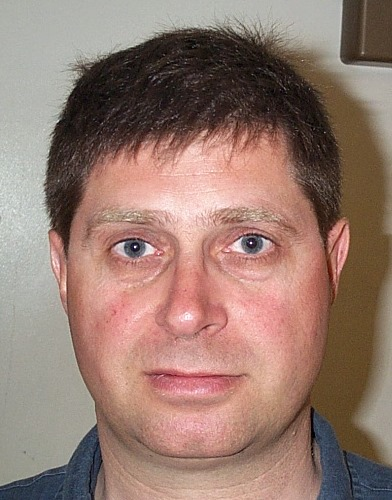
%> input picture DB1 - original/db1_01.jpg, 392 x 500 px
$ octave --eval "result = PrepareFace(imread('DB1 - original/db1_01.jpg'));"   (GNU Octave 9; MATLAB toolbox functions it lacks are replaced by stand-ins)
%> lines starting %> are read from the running program, lines starting %| are printed output that depends on the picture; in (x1, y1, x2, y2) boxes, pixels count from 0 and x2, y2 are one past the last pixel; in counts of white or black regions, pixels touching at a corner belong together; the program's own positions count from 1
### EyeMapC.m
function map = EyeMapC(YCbCr)

    Cb = im2double(YCbCr(:, :, 2));
    Cr = im2double(YCbCr(:, :, 3));

    map = 1/3 * ((Cb.^2) + (1-Cr) + (Cb./(Cr+1)));

end

### EyeMapL.m
function map = EyeMapL(YCbCr)

    Y = im2double(YCbCr(:, :, 1));

    SE = strel('disk', 6);
    dilation = imdilate(Y, SE);
    erosion = imerode(Y, SE);
    map = dilation ./ (erosion + 1);

end

### NormalizeMap.m
function [normalizedMap] = NormalizeMap(map)
    normalizedMap = map ./ max(max(map));
end

### getFaceMask.m
function [maskWithoutHoles] = getFaceMask(YCbCr, threshold)
    shadows = 255 - ((YCbCr(:, :, 3) + YCbCr(:, :, 2)));
    chromaMerged = 1/2 * ((255 - YCbCr(:, :, 3)) + YCbCr(:, :, 2));
    mask = 255 - (chromaMerged + shadows);

    mask(mask < threshold) = 0;
    mask(mask >= threshold) = 255;

    maskWithoutHoles = im2double(imfill(mask, 'holes'));
end

### FindEyes.m
function bestPoint = FindEyes(eyeMap)
    pixelated = imresize(eyeMap, 0.25);

    BW = DynamicBinarize(pixelated, 10);
    BW = imresize(BW, size(eyeMap));

    B = bwboundaries(BW, 8);
    coord = [];

    if length(B) < 2
        bestPoint = -1;
        return;
    end

    for n = 1:length(B)
        x = mean(B{n}(:, 1));
        y = mean(B{n}(:, 2));

        coord = [coord; round([x y])];
    end

    points = [];

    for i = 1:length(coord)
        for j = (i+1):length(coord)
            delta = abs(coord(i, :) - coord(j, :));
            euclDist = sqrt(delta(1)^2 + delta(2)^2);

            point.p1 = coord(i, :);
            point.p2 = coord(j, :);
            point.delta = delta;
            point.eucl = euclDist;

            points = [points point];
        end
    end

    bestPoint = 0;

    for i = 1:length(points)
        if i == 1
            bestPoint = points(i);
        elseif bestPoint.delta(1) > points(i).delta(1) && points(i).eucl > 100
            bestPoint = points(i);
        end
    end
end

### DynamicBinarize.m
function BW = DynamicBinarize(im, sumThres)
    thres = 0;
    stepSize = 1;

    while true
        thres = thres + stepSize;
        BW = imbinarize(im, thres * (1 / 256));
        pixelSum = sum(sum(BW));

        if pixelSum <= sumThres
            break;
        end
    end

    BW = im .* BW;
end

### RotateFace.m
function [rotated, rotationPoint] = RotateFace(im, eyes)
    rotationPoint.y = round(mean([eyes.p1(1) eyes.p2(1)]));
    rotationPoint.x = round(mean([eyes.p1(2) eyes.p2(2)]));

    if eyes.p1(2) > eyes.p2(2)
        rightEye = eyes.p1;
    else
        rightEye = eyes.p2;
    end

    dy = (rightEye(1) - rotationPoint.y);
    dx = (rightEye(2) - rotationPoint.x);

    [theta] = cart2pol(dx, dy);
    rotated = rotateAround(im, rotationPoint.y, rotationPoint.x, (360 * theta / (2 * pi)));
end

### rotateAround.m
function output = rotateAround(image, pointY, pointX, angle, varargin)
    % ROTATEAROUND rotates an image.
    %   ROTATED=ROTATEAROUND(IMAGE, POINTY, POINTX, ANGLE) rotates IMAGE around
    %   the point [POINTY, POINTX] by ANGLE degrees. To rotate the image
    %   clockwise, specify a negative value for ANGLE.
    %
    %   ROTATED=ROTATEAROUND(IMAGE, POINTY, POINTX, ANGLE, METHOD) rotates the
    %   image with specified method:
    %       'nearest'       Nearest-neighbor interpolation
    %       'bilinear'      Bilinear interpolation
    %       'bicubic'       Bicubic interpolation
    %    The default is fast 'nearest'. Switch to 'bicubic' for nicer results.
    %
    %   Example
    %   -------
    %       imshow(rotateAround(imread('eight.tif'), 1, 1, 10));
    %
    %   See also IMROTATE, PADARRAY.

    %   Contributed by Jan Motl (jan@motl.us)
    %   $Revision: 1.2 $  $Date: 2014/05/01 12:08:01 $

    % Parameter checking.
    numvarargs = length(varargin);
    if numvarargs > 1
        error('myfuns:somefun2Alt:TooManyInputs', ...
            'requires at most 1 optional input');
    end
    optargs = {'nearest'};    % Set defaults for optional inputs
    optargs(1:numvarargs) = varargin;
    [method] = optargs{:};    % Place optional args in memorable variable names

    % Initialization.
    [imageHeight imageWidth ~] = size(image);
    centerX = floor(imageWidth/2+1);
    centerY = floor(imageHeight/2+1);

    dy = centerY-pointY;
    dx = centerX-pointX;

    % How much would the "rotate around" point shift if the
    % image was rotated about the image center.
    [theta, rho] = cart2pol(-dx,dy);
    [newX, newY] = pol2cart(theta+angle*(pi/180), rho);
    shiftX = round(pointX-(centerX+newX));
    shiftY = round(pointY-(centerY-newY));

    % Pad the image to preserve the whole image during the rotation.
    padX = abs(shiftX);
    padY = abs(shiftY);

    padded = padarray(image, [padY padX]);

    % Rotate the image around the center.
    rot = imrotate(padded, angle, method, 'crop');

    % Crop the image.
    output = rot(padY+1-shiftY:end-padY-shiftY, padX+1-shiftX:end-padX-shiftX, :);
end

### ScaleFace.m
function [scaledImage, scale] = ScaleFace(im, eyes)
    scale = 150 / eyes.eucl;
    scaledImage = imresize(im, scale);
end

### CropFace.m
function croppedImage = CropFace(im, rotationPoint)
    diff = [230, 160];
    rp = [rotationPoint.y, rotationPoint.x];

    height = 2 * diff(1);
    width = 2 * diff(2);

    cropMinBoundary = rp - diff;
    cropMinBoundary(cropMinBoundary < 0) = 0;

    croppedImage = imcrop(im, [cropMinBoundary(2), cropMinBoundary(1), width, height]);
end

### FaceDetect.m
function croppedImage = PrepareFace(im)
    %%%%%%%%%%%%%%%%%%%%%%%%%%%%%%%%%
    %%%% FACE DETECTION PIPELINE %%%%
    %%%%%%%%%%%%%%%%%%%%%%%%%%%%%%%%%

    faceSize = zeros(461, 321, 3);

    % Gray World Compensation
    %im = grayWorldCompensation(im); %Perhaps use later?

    % Transform colorspace to YCbCr
    YCbCr = rgb2ycbcr(im);

    % Find eyeMap
    eyeMapC = EyeMapC(YCbCr);
    eyeMapL = EyeMapL(YCbCr);
    eyeMap = eyeMapL .* eyeMapC;
    eyeMap = NormalizeMap(eyeMap);

    % Find faceMask
    thres = 130;
    faceMask = getFaceMask(YCbCr, thres);

    % Find mouthMap
%     faceMaskYCbCr = rgb2ycbcr(im .* uint8(faceMask));
%     mouthMap = getMouthMap(faceMaskYCbCr);
%     mouthMap = NormalizeMap(mouthMap);

    % Combo of eyeMap and faceMask
    maskedEyeMap = eyeMap.*faceMask;

    %figure
    %imshow(im2double(im).*faceMask);

    eyes = FindEyes(maskedEyeMap);
    if (~isstruct(eyes))
        croppedImage = -1;
        return;
    end

    % [6 lines of commented-out code are left out]

    [rotatedImage, rotationPoint] = RotateFace(im, eyes);

    [scaledImage, scale] = ScaleFace(rotatedImage, eyes);
    eyes.p1 = round(eyes.p1 .* scale);
    eyes.p2 = round(eyes.p2 .* scale);
    rotationPoint.x = round(rotationPoint.x .* scale);
    rotationPoint.y = round(rotationPoint.y .* scale);

    croppedImage = CropFace(scaledImage, rotationPoint);

    if (length(croppedImage(:)) ~= length(faceSize(:)))
        croppedImage = -1;
    end
end
%> in PrepareFace, `YCbCr = rgb2ycbcr(im);`: YCbCr: size 500x392x3 uint8; mean of channels 1, 2, 3 127.3, 119.3, 140.8
%> in EyeMapL, `erosion = imerode(Y, SE);`:
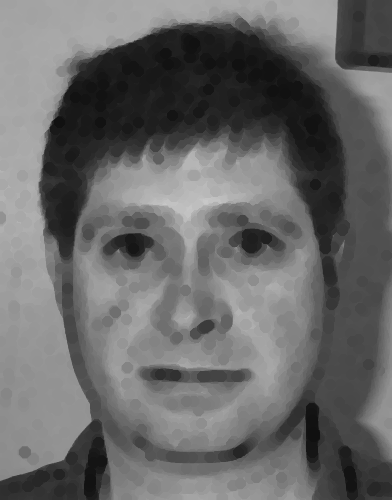
%> erosion: size 500x392 double; min 0.0627, max 0.784, mean 0.409
%> in PrepareFace, `eyeMap = eyeMapL .* eyeMapC;`:
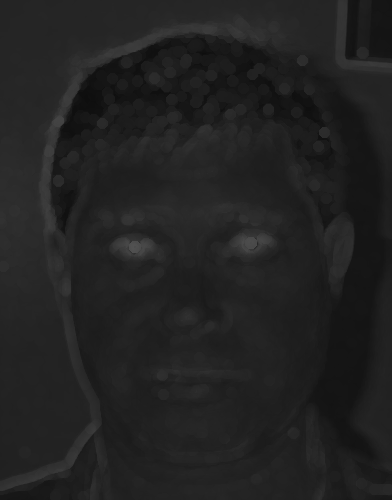
%> eyeMap: size 500x392 double; min 0.0569, max 0.325, mean 0.134
%> in getFaceMask, `mask(mask >= threshold) = 255;`:
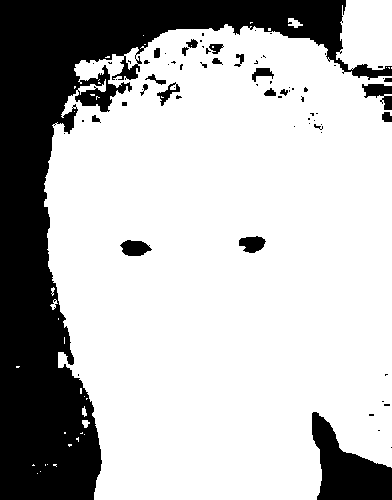
%> mask: size 500x392 uint8; 72.8% white; 73 black regions (51 under 20 px), largest, box (x1, y1, x2, y2) and area: (0, 0, 392, 500) 47020, (312, 412, 392, 500) 3825, (362, 84, 392, 110) 423
%> in getFaceMask, `maskWithoutHoles = im2double(imfill(mask, 'holes'));`: maskWithoutHoles: size 500x392 double; values 0 (black) and 1 (white), 74% white; 6 black regions (1 under 20 px), largest, box (x1, y1, x2, y2) and area: (0, 0, 392, 500) 46695, (312, 412, 392, 500) 3825, (362, 84, 392, 110) 417, (382, 112, 392, 122) 84, (384, 78, 392, 82) 30
%> in FindEyes, `pixelated = imresize(eyeMap, 0.25);`:
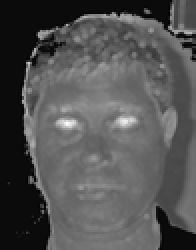
%> pixelated: size 125x98 double (shown 2 times larger); min -0.0458, max 0.994, mean 0.293; drawn with min black and max white
%> the loop in DynamicBinarize, `while true` made 220 passes
%> pixelSum on passes 1 to 3: 9417, 9403, 9389
%> after the loop in DynamicBinarize, `while true`: thres = 220
%> in DynamicBinarize, `BW = im .* BW;`:
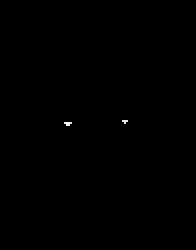
%> BW: size 125x98 double (shown 2 times larger); min 0, max 0.994, mean 0.00076
%> in FindEyes, `B = bwboundaries(BW, 8);`: B = 2 boundaries; box (x1, y1, x2, y2) and points: (122, 238, 150, 258) 91, (238, 234, 262, 254) 83
%> the loop in FindEyes, `for n = 1:length(B)` made 2 passes
%> (x, y, coord) on passes 1 to 2: (247.9, 136.4, [248 136]), (243.9, 250.4, [248 136; 244 250])
%> the loop in FindEyes, `for i = 1:length(coord)` made 2 passes
%> after the loop in FindEyes, `for i = 1:length(coord)`: point = {p1 [248 136], p2 [244 250], delta [4 114], eucl 114.1}; points has the same summary as point
%> the loop in FindEyes, `for i = 1:length(points)` made 1 pass
%> bestPoint on pass 1: {p1 [248 136], p2 [244 250], delta [4 114], eucl 114.1}
%> in PrepareFace, `eyes = FindEyes(maskedEyeMap);`: eyes has the same summary as point in FindEyes
%> in RotateFace, `rotationPoint.y = round(mean([eyes.p1(1) eyes.p2(1)]));`: rotationPoint.y = 246
%> in RotateFace, `rotationPoint.x = round(mean([eyes.p1(2) eyes.p2(2)]));`: rotationPoint.x = 193
%> in RotateFace, `rightEye = eyes.p2;`: rightEye = [244 250]
%> in RotateFace, `dy = (rightEye(1) - rotationPoint.y);`: dy = -2
%> in RotateFace, `dx = (rightEye(2) - rotationPoint.x);`: dx = 57
%> in RotateFace, `[theta] = cart2pol(dx, dy);`: theta = -0.0351
%> in rotateAround, `[method] = optargs{:};`: method = 'nearest'
%> in rotateAround, `dy = centerY-pointY;`: dy = 5
%> in rotateAround, `dx = centerX-pointX;`: dx = 4
%> in rotateAround, `[theta, rho] = cart2pol(-dx,dy);`: theta = 2.25; rho = 6.4
%> in rotateAround, `[newX, newY] = pol2cart(theta+angle*(pi/180), rho);`: newX = -3.82; newY = 5.14
%> in rotateAround, `shiftX = round(pointX-(centerX+newX));`: shiftX = 0
%> in rotateAround, padded is the input picture: size 500x392x3 uint8; mean R, G, B 150.1, 122.6, 111.8
%> in rotateAround, `rot = imrotate(padded, angle, method, 'crop');`:
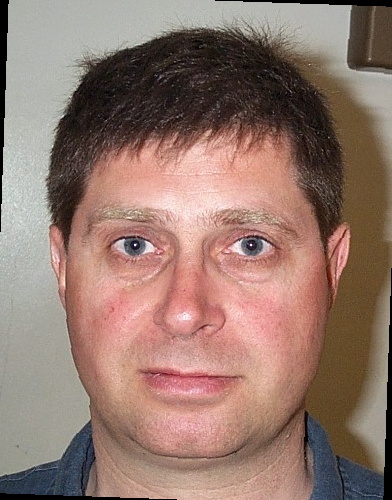
%> rot: size 500x392x3 uint8; mean R, G, B 147.7, 120.3, 109.6
%> in PrepareFace, `[rotatedImage, rotationPoint] = RotateFace(im, eyes);`: rotationPoint = {y 246, x 193}
%> in ScaleFace, `scale = 150 / eyes.eucl;`: scale = 1.31
%> in PrepareFace, `eyes.p1 = round(eyes.p1 .* scale);`: eyes.p1 = [326 179]
%> in PrepareFace, `eyes.p2 = round(eyes.p2 .* scale);`: eyes.p2 = [321 329]
%> in PrepareFace, `rotationPoint.x = round(rotationPoint.x .* scale);`: rotationPoint.x = 254
%> in PrepareFace, `rotationPoint.y = round(rotationPoint.y .* scale);`: rotationPoint.y = 323
%> in CropFace, `rp = [rotationPoint.y, rotationPoint.x];`: rp = [323 254]
%> in CropFace, `cropMinBoundary = rp - diff;`: cropMinBoundary = [93 94]
%> in CropFace, `croppedImage = imcrop(im, [cropMinBoundary(2), cropMinBoundary(1), wid..`:
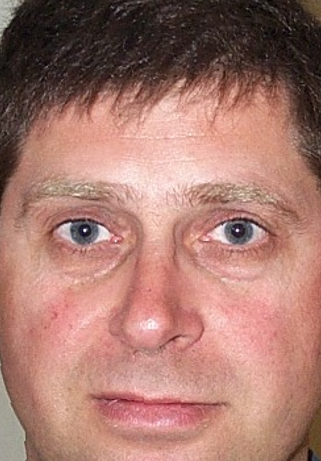
%> croppedImage: size 461x321x3 uint8; mean R, G, B 167.4, 121.2, 110.9

$ run again, on DB1 - original/db1_02.jpg
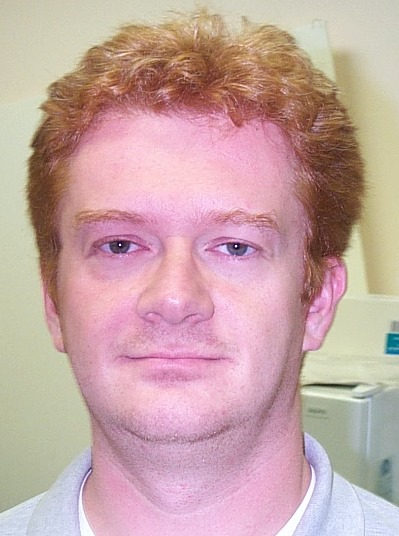
%> input picture DB1 - original/db1_02.jpg, 399 x 536 px
%> YCbCr: size 536x399x3 uint8; mean of channels 1, 2, 3 166.8, 122.9, 142.3
%> in getFaceMask, `mask(mask >= threshold) = 255;`:
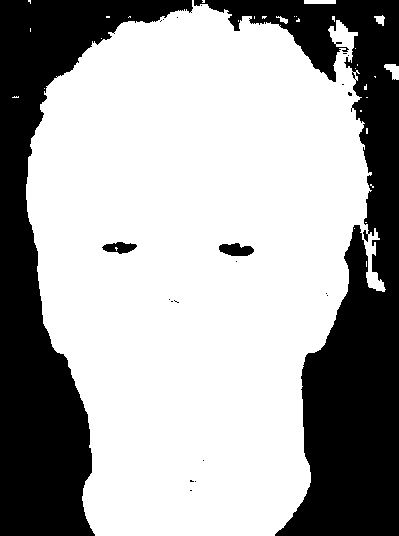
%> mask: size 536x399 uint8; 65.8% white; 22 black regions (18 under 20 px), largest, box (x1, y1, x2, y2) and area: (194, 0, 399, 536) 37906, (0, 0, 193, 536) 34560, (219, 243, 254, 256) 332, (102, 242, 137, 254) 268
%> maskWithoutHoles: size 536x399 double; values 0 (black) and 1 (white), 66.1% white; 2 black regions, box (x1, y1, x2, y2) and area: (194, 0, 399, 536) 37840, (0, 0, 193, 536) 34558
%> the loop in DynamicBinarize, `while true` made 221 passes
%> pixelSum on passes 1 to 3: 9238, 9222, 9214
%> after the loop in DynamicBinarize, `while true`: thres = 221
%> B = 2 boundaries; box (x1, y1, x2, y2) and points: (110, 234, 130, 258) 84, (225, 234, 245, 258) 84
%> the loop in FindEyes, `for n = 1:length(B)` made 2 passes
%> (x, y, coord) on passes 1 to 2: (246.1, 120.6, [246 121]), (246.7, 235.6, [246 121; 247 236])
%> the loop in FindEyes, `for i = 1:length(coord)` made 2 passes
%> after the loop in FindEyes, `for i = 1:length(coord)`: point = {p1 [246 121], p2 [247 236], delta [1 115], eucl 115}; points has the same summary as point
%> the loop in FindEyes, `for i = 1:length(points)` made 1 pass
%> bestPoint on pass 1: {p1 [246 121], p2 [247 236], delta [1 115], eucl 115}
%> eyes has the same summary as point in FindEyes
%> in RotateFace, `rotationPoint.y = round(mean([eyes.p1(1) eyes.p2(1)]));`: rotationPoint.y = 247
%> in RotateFace, `rotationPoint.x = round(mean([eyes.p1(2) eyes.p2(2)]));`: rotationPoint.x = 179
%> rightEye = [247 236]
%> in RotateFace, `dy = (rightEye(1) - rotationPoint.y);`: dy = 0
%> in RotateFace, `dx = (rightEye(2) - rotationPoint.x);`: dx = 57
%> in RotateFace, `[theta] = cart2pol(dx, dy);`: theta = 0
%> method = 'nearest'
%> in rotateAround, `dy = centerY-pointY;`: dy = 22
%> in rotateAround, `dx = centerX-pointX;`: dx = 21
%> in rotateAround, `[theta, rho] = cart2pol(-dx,dy);`: theta = 2.33; rho = 30.41
%> newX = -21; newY = 22
%> shiftX = 0
%> in rotateAround, padded is the input picture: size 536x399x3 uint8; mean R, G, B 198.3, 166, 165.2
%> rotationPoint = {y 247, x 179}
%> in ScaleFace, `scale = 150 / eyes.eucl;`: scale = 1.3
%> eyes.p1 = [321 158]
%> eyes.p2 = [322 308]
%> in PrepareFace, `rotationPoint.x = round(rotationPoint.x .* scale);`: rotationPoint.x = 233
%> in PrepareFace, `rotationPoint.y = round(rotationPoint.y .* scale);`: rotationPoint.y = 322
%> rp = [322 233]
%> cropMinBoundary = [92 73]
%> in CropFace, `croppedImage = imcrop(im, [cropMinBoundary(2), cropMinBoundary(1), wid..`:
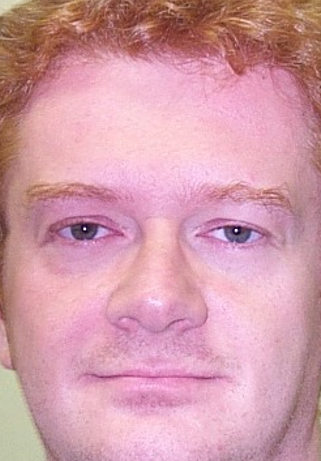
%> croppedImage: size 461x321x3 uint8; mean R, G, B 210.2, 155.1, 168.6

$ run again, on DB1 - original/db1_03.jpg
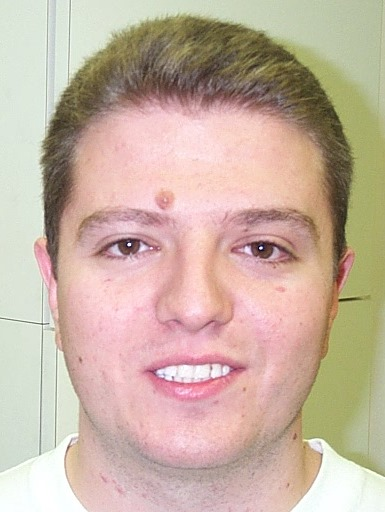
%> input picture DB1 - original/db1_03.jpg, 385 x 512 px
%> YCbCr: size 512x385x3 uint8; mean of channels 1, 2, 3 173.5, 118, 138.5
%> in getFaceMask, `mask(mask >= threshold) = 255;`:
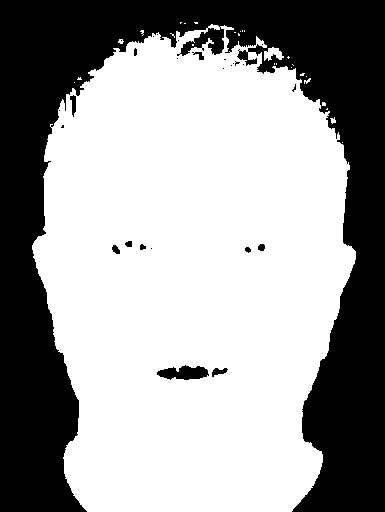
%> mask: size 512x385 uint8; 62.1% white; 27 black regions (16 under 20 px), largest, box (x1, y1, x2, y2) and area: (0, 0, 385, 512) 73643, (157, 365, 209, 380) 519, (70, 95, 76, 117) 82
%> maskWithoutHoles: size 512x385 double; values 0 (black) and 1 (white), 63% white; 1 black region, box (x1, y1, x2, y2) and area: (0, 0, 385, 512) 72882
%> the loop in DynamicBinarize, `while true` made 206 passes
%> pixelSum on passes 1 to 3: 8123, 8112, 8100
%> after the loop in DynamicBinarize, `while true`: thres = 206
%> B = 2 boundaries; box (x1, y1, x2, y2) and points: (248, 238, 272, 258) 84, (117, 234, 141, 254) 83
%> the loop in FindEyes, `for n = 1:length(B)` made 2 passes
%> (x, y, coord) on passes 1 to 2: (245, 129.4, [245 129]), (248.7, 260.6, [245 129; 249 261])
%> the loop in FindEyes, `for i = 1:length(coord)` made 2 passes
%> after the loop in FindEyes, `for i = 1:length(coord)`: point = {p1 [245 129], p2 [249 261], delta [4 132], eucl 132.1}; points has the same summary as point
%> the loop in FindEyes, `for i = 1:length(points)` made 1 pass
%> bestPoint on pass 1: {p1 [245 129], p2 [249 261], delta [4 132], eucl 132.1}
%> eyes has the same summary as point in FindEyes
%> in RotateFace, `rotationPoint.y = round(mean([eyes.p1(1) eyes.p2(1)]));`: rotationPoint.y = 247
%> in RotateFace, `rotationPoint.x = round(mean([eyes.p1(2) eyes.p2(2)]));`: rotationPoint.x = 195
%> rightEye = [249 261]
%> in RotateFace, `dy = (rightEye(1) - rotationPoint.y);`: dy = 2
%> in RotateFace, `dx = (rightEye(2) - rotationPoint.x);`: dx = 66
%> in RotateFace, `[theta] = cart2pol(dx, dy);`: theta = 0.0303
%> method = 'nearest'
%> in rotateAround, `dy = centerY-pointY;`: dy = 10
%> in rotateAround, `dx = centerX-pointX;`: dx = -2
%> in rotateAround, `[theta, rho] = cart2pol(-dx,dy);`: theta = 1.37; rho = 10.2
%> newX = 1.7; newY = 10.06
%> shiftX = 0
%> in rotateAround, padded is the input picture: size 512x385x3 uint8; mean R, G, B 200.3, 178.7, 163.2
%> rotationPoint = {y 247, x 195}
%> in ScaleFace, `scale = 150 / eyes.eucl;`: scale = 1.14
%> eyes.p1 = [278 147]
%> eyes.p2 = [283 296]
%> in PrepareFace, `rotationPoint.x = round(rotationPoint.x .* scale);`: rotationPoint.x = 221
%> in PrepareFace, `rotationPoint.y = round(rotationPoint.y .* scale);`: rotationPoint.y = 281
%> rp = [281 221]
%> cropMinBoundary = [51 61]
%> in CropFace, `croppedImage = imcrop(im, [cropMinBoundary(2), cropMinBoundary(1), wid..`:
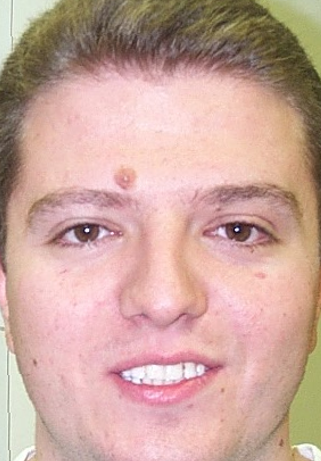
%> croppedImage: size 461x321x3 uint8; mean R, G, B 202.6, 166.6, 156.6

$ run again, on DB1 - original/db1_04.jpg
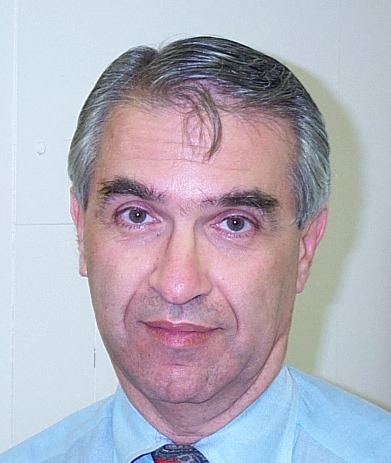
%> input picture DB1 - original/db1_04.jpg, 391 x 463 px
%> YCbCr: size 463x391x3 uint8; mean of channels 1, 2, 3 168.7, 132.9, 128.8
%> maskWithoutHoles: size 463x391 double; values 0 (black) and 1 (white), 35.7% white; 3 white regions (1 under 20 px), largest, box (x1, y1, x2, y2) and area: (70, 72, 330, 443) 64483, (155, 457, 181, 463) 93
%> the loop in DynamicBinarize, `while true` made 192 passes
%> pixelSum on passes 1 to 3: 4242, 4237, 4227
%> after the loop in DynamicBinarize, `while true`: thres = 192
%> B = 2 boundaries; box (x1, y1, x2, y2) and points: (126, 206, 150, 226) 84, (225, 214, 245, 237) 82
%> the loop in FindEyes, `for n = 1:length(B)` made 2 passes
%> (x, y, coord) on passes 1 to 2: (216.1, 138.6, [216 139]), (225.6, 235.1, [216 139; 226 235])
%> the loop in FindEyes, `for i = 1:length(coord)` made 2 passes
%> after the loop in FindEyes, `for i = 1:length(coord)`: point = {p1 [216 139], p2 [226 235], delta [10 96], eucl 96.52}; points has the same summary as point
%> the loop in FindEyes, `for i = 1:length(points)` made 1 pass
%> bestPoint on pass 1: {p1 [216 139], p2 [226 235], delta [10 96], eucl 96.52}
%> eyes has the same summary as point in FindEyes
%> in RotateFace, `rotationPoint.y = round(mean([eyes.p1(1) eyes.p2(1)]));`: rotationPoint.y = 221
%> in RotateFace, `rotationPoint.x = round(mean([eyes.p1(2) eyes.p2(2)]));`: rotationPoint.x = 187
%> rightEye = [226 235]
%> in RotateFace, `dy = (rightEye(1) - rotationPoint.y);`: dy = 5
%> in RotateFace, `dx = (rightEye(2) - rotationPoint.x);`: dx = 48
%> in RotateFace, `[theta] = cart2pol(dx, dy);`: theta = 0.104
%> method = 'nearest'
%> in rotateAround, `dy = centerY-pointY;`: dy = 11
%> in rotateAround, `dx = centerX-pointX;`: dx = 9
%> in rotateAround, `[theta, rho] = cart2pol(-dx,dy);`: theta = 2.26; rho = 14.21
%> newX = -10.09; newY = 10.01
%> shiftX = 1
%> shiftY = -1
%> padX = 1
%> rotationPoint = {y 221, x 187}
%> in ScaleFace, `scale = 150 / eyes.eucl;`: scale = 1.55
%> eyes.p1 = [336 216]
%> eyes.p2 = [351 365]
%> in PrepareFace, `rotationPoint.x = round(rotationPoint.x .* scale);`: rotationPoint.x = 291
%> in PrepareFace, `rotationPoint.y = round(rotationPoint.y .* scale);`: rotationPoint.y = 343
%> rp = [343 291]
%> cropMinBoundary = [113 131]
%> in CropFace, `croppedImage = imcrop(im, [cropMinBoundary(2), cropMinBoundary(1), wid..`:
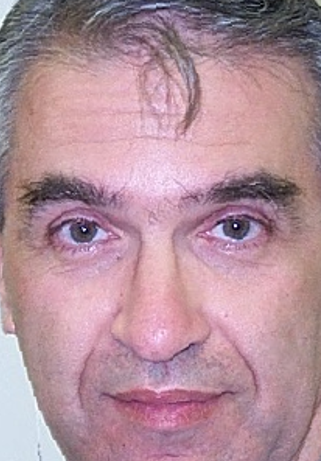
%> croppedImage: size 461x321x3 uint8; mean R, G, B 177.7, 142.5, 154.1
